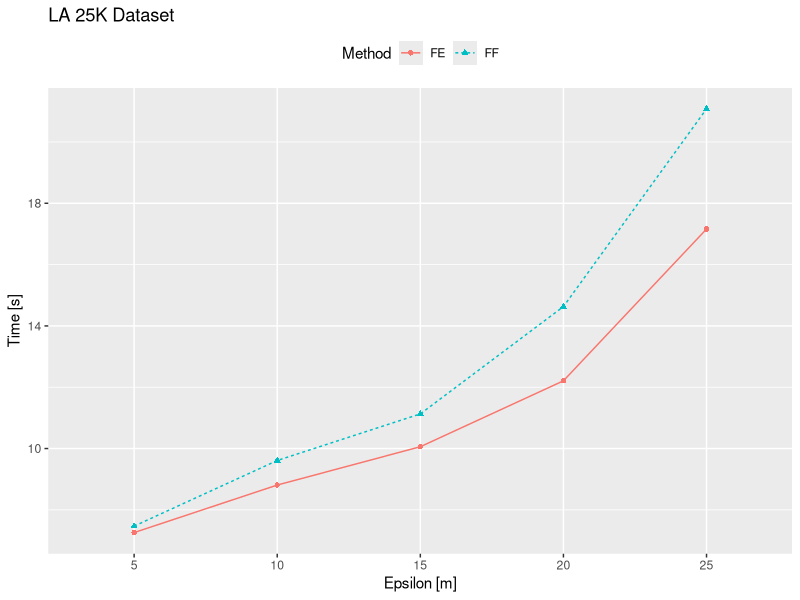
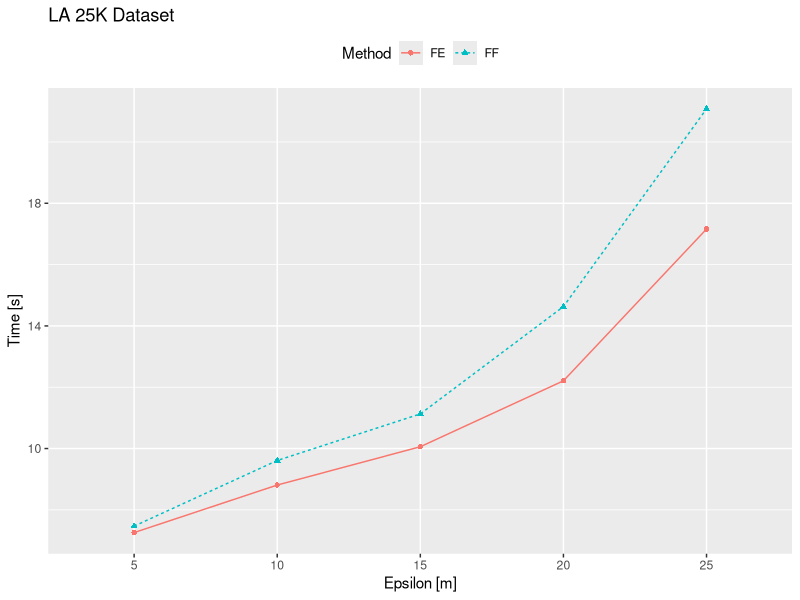

Recreate these plots in R, in order.
require(tidyverse)

data = read_csv("LA25K.csv", col_names = F) %>% rename(Method = X1, Epsilon = X2, Time = X3)

head(data)

p = ggplot(data = data, aes(x = factor(Epsilon), y = Time, group = Method)) +
  geom_line(aes(linetype = Method, color = Method)) +
  geom_point(aes(shape = Method, color = Method)) + 
  labs(title="LA 25K Dataset", x="Epsilon [m]", y="Time [s]") +
  theme(legend.position="top")
plot(p)

ggsave("LA25K.pdf", width = 7, height = 5, device = "pdf")